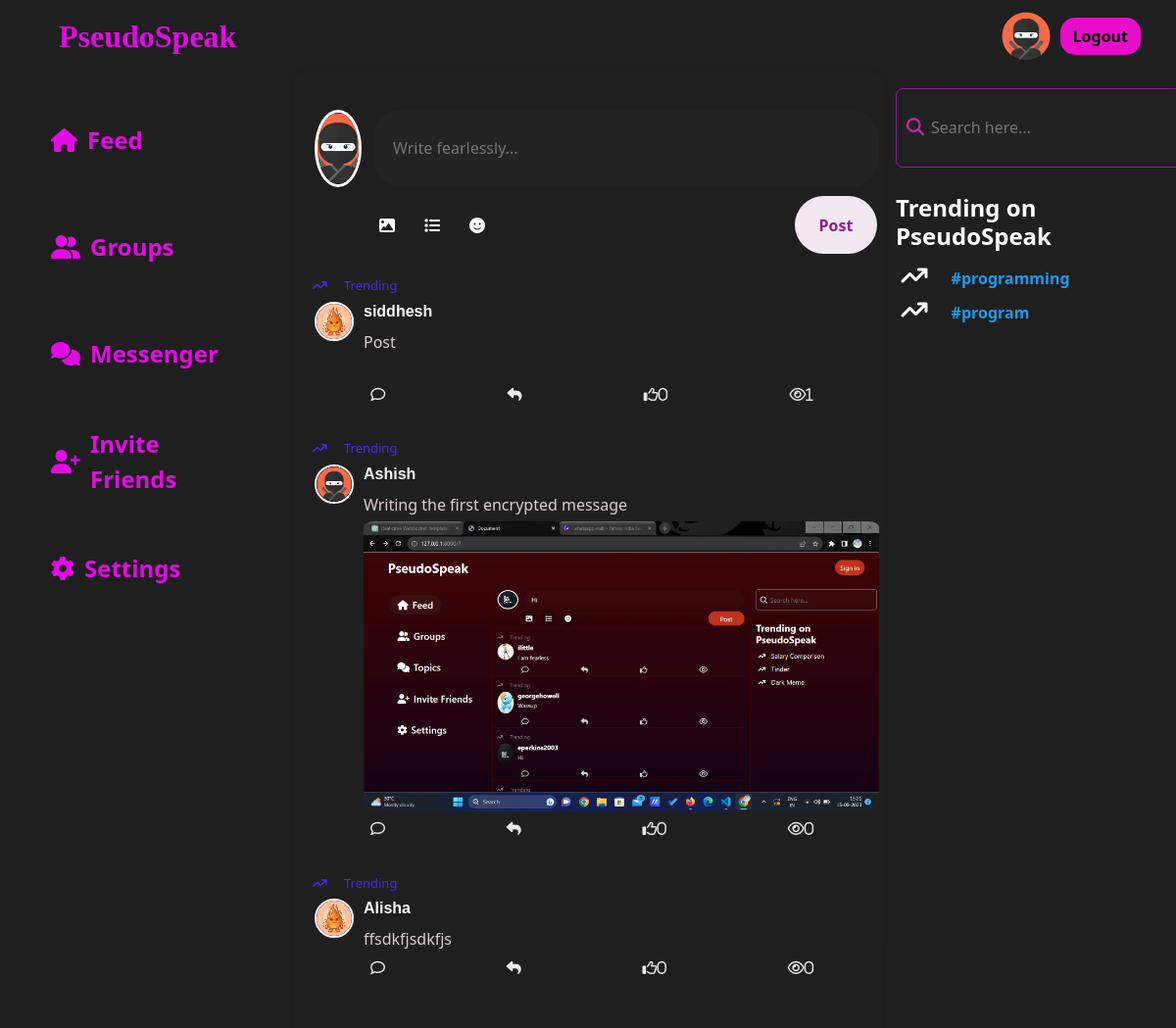
Page / (signed in) on the earlier database version.
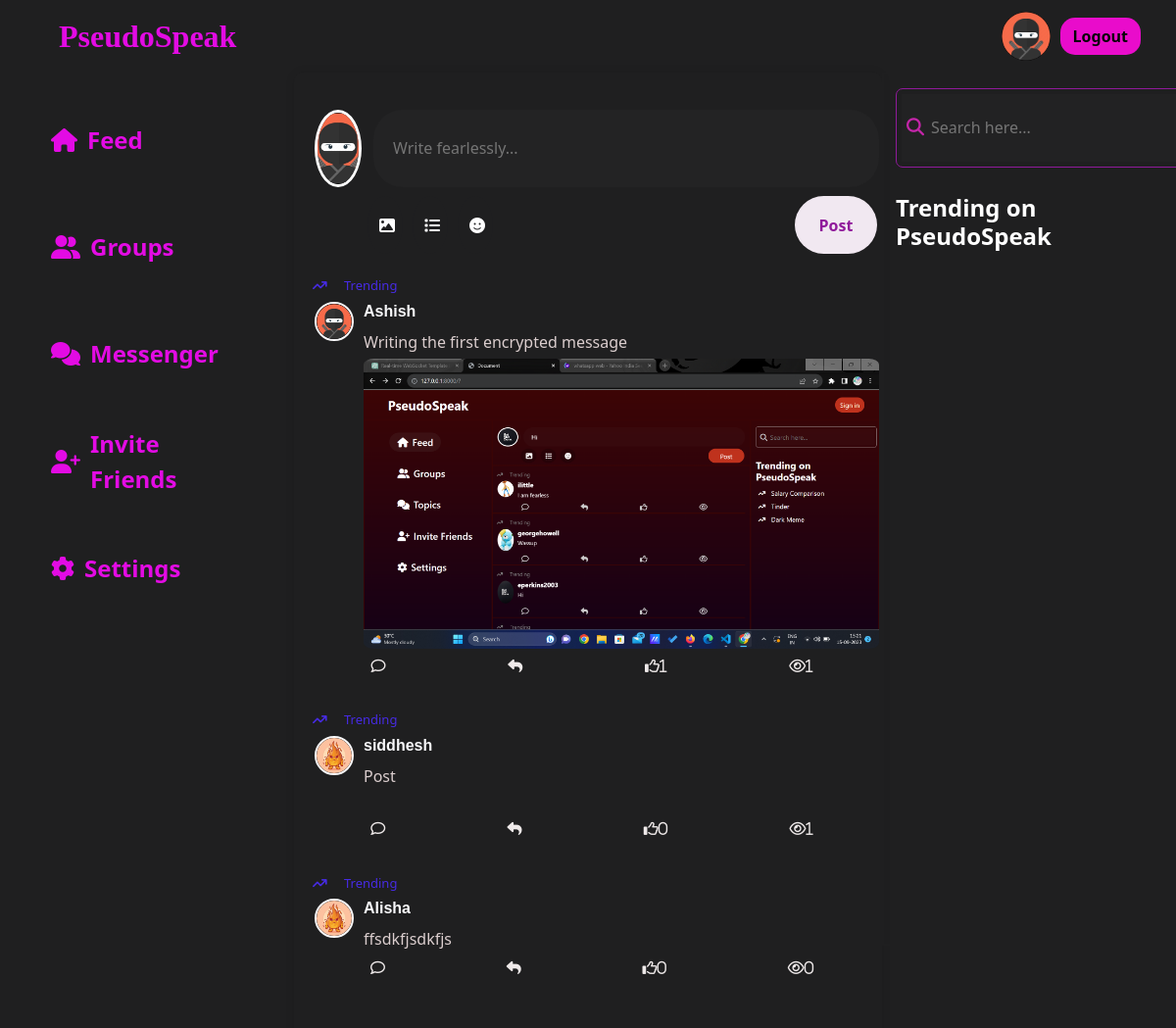
Same page on the later database version.
### main/models.py (models this page shows, shortened)
class Profile(models.Model):
    user=models.OneToOneField(User,null=True,on_delete=models.CASCADE)
    profile_img=models.ImageField(null=True,blank=True,upload_to='images/')
    bio=models.CharField(null=True,max_length=51)
    follow=models.ManyToManyField(User,related_name='follow',null=True)
    following=models.ManyToManyField(User,related_name='following',null=True)

class TrendingMessage(models.Model):
    user=models.ForeignKey(User,null=True,on_delete=models.CASCADE)
    content=models.TextField()
    image=models.ImageField(null=True,blank=True,upload_to="images/")
    likes=models.IntegerField(null=True,default=0)
    userLiked=models.ManyToManyField(User,related_name='user_like')
    view_count=models.IntegerField(null=True,default=0)
    viewed=models.ManyToManyField(User,related_name='viewed')
    hashtags=models.ManyToManyField('Hashtag')
    date_added = models.DateTimeField(auto_now_add=True,null=True)
    parent_message = models.ForeignKey('self', null=True, blank=True, on_delete=models.CASCADE, related_name='replies')
    def decrypt_message(self):  # Replace with your actual secret key
        try:
            message_decrypted=f.decrypt(self.content)
            message_decoded=message_decrypted.decode('utf-8')
            return message_decoded
        except Exception as e:
            print(f"InvalidToken exception: {e.__cause__}")
            return "Invalid decryption token"
    class Meta:
        ordering = ('-date_added',)

class Hashtag(models.Model):
    tag=models.CharField(max_length=255)
    count=models.IntegerField(default=1,null=True)
    class Meta:
        ordering = ('-count',)

### main/views.py (the view)
# urls.py: path("",views.index,name="index"),
@login_required(login_url="login_or_signup_view")
def index(request):
    messages = TrendingMessage.objects.filter(parent_message=None).order_by(
        "-view_count"
    )
    hashtags = Hashtag.objects.all()[:3]
    return render(
        request, "main/index.html", {"messages": messages, "hashtags": hashtags}
    )

### main/templates/main/index.html (shortened to what this page needs)
{% extends 'main/base.html' %}
{% block content %}
<div class="col-6 content-1b content-scroll">
  <div class="msgbox">
    <form>
      <div class="msgbox-input">
        <div class="msgbox-img ">
          <img src="{{user.profile.profile_img.url}}" alt="">
        </div>
        <input id="data1" type="text" placeholder="Write fearlessly...">
      </div>
      <div class="msg-con row">
        <button type="button" id="uploadButton" class="msgbox-btn2 col-2 align-self-center"><i class="fa-solid fa-image"
            onclick="uploadImage()"></i></button>
        <button class="msgbox-btn2 col-2 align-self-center"><i class="fa-solid fa-list"></i></button>
        <button class="msgbox-btn2 col-2 align-self-center" id="emoji-button"><i class="fa-solid fa-face-smile"></i></button>
        <button class="msgbox-btn btn align-self-center" id="post-msg">Post</button>
      </div>
      {% for m in messages %}
      <div id="message-output" class="msg-output-main row">
        <div class="msgbox-trendings">
          <span><i class="fa-solid fa-arrow-trend-up"></i>Trending</span>
        </div>
        <div class="msg-output">
          <div class="msg-output-img">
            <img src="{{m.user.profile.profile_img.url}}" alt="Profile Picture" id="profile-img" data-img-id="{{m.user.username}}">
          </div>
          <div class="msg-output-details">
            <h5>{{m.user.username}}</h5>
            <p>{{m.decrypt_message}}</p>
            {% if m.image %}
            <img src="{{m.image.url}}" alt="">
            {% endif %}
          </div>
        </div>
        <div class="msg-output-icons">
          <i class="far fa-comment" id="comment" data-message-id="{{m.pk}}"></i>
          <i class="fa-solid fa-reply"></i>
          <i class="far fa-thumbs-up" id="likes" data-likes-id="{{m.pk}}">{{m.likes}}</i>
          <i class="fa-regular fa-eye" id="views" data-views-id="{{m.pk}}">{{m.view_count}}</i>
        </div>
      </div>
      {% endfor %}
    </form>
  </div>
</div>
<div class="col-3 content-1a">
  <div class="search-container">
    <input type="text" name="search-input" class="search-input" id="search-input" placeholder="Search here...">
    <i class="fas fa-search search-icon" id="search-icon"></i>
  </div>
  <div class="trending">
    <h4 class="trending-heading">Trending on PseudoSpeak</h4>
    <div class="trending-topics">
      {% for tag in hashtags %}
      <div class="t1">
        <span><i class="fa-solid fa-arrow-trend-up"></i></span>
        <a href="#" class="trends" style="cursor: pointer;" data-tag="{{tag.tag}}">{{ tag.tag}}</a>
      </div>
      {% endfor %}
    </div>
  </div>
</div>
{% endblock %}

### main/templates/main/base.html (shortened to what this page needs)
{% load static %}
<!DOCTYPE html>
<html lang="en">
  <head>
    <link
      href="https://cdn.jsdelivr.net/npm/bootstrap@5.3.1/dist/css/bootstrap.min.css"
      rel="stylesheet"
    />
    <link rel="stylesheet" href="{% static 'main/css/index.css' %}" />
  </head>
  <body>
    <nav class="navbar navbar-expand-lg bg-body-tertiary">
      <div class="container-fluid">
        <a class="navbar-brand ms-5 nav-logo" href="{% url 'index' %}"
          >PseudoSpeak</a
        >
        <div class="collapse navbar-collapse" id="navbarSupportedContent">
          {% if user.is_authenticated %}
          <img
            id="profile_img_navbar"
            src="{{ request.user.profile.profile_img.url }}"
            alt=""
            style="
              width: 50px;
              height: 50px;
              border-radius: 50%;
              margin-right: 10px;
            "
          />
          <a href="{% url 'logout' %}" class="btn signbtn me-4">Logout</a>
          {% else %}
          <a href="{% url 'login_or_signup_view' %}" class="btn signbtn me-4"
            >Sign in</a
          >
          {% endif %}
        </div>
      </div>
    </nav>
    <div class="container-fluid">
      <div class="row content-1">
        <div class="col-3 content-1a">
          <ul>
            <li class="active">
              <i class="fa-solid fa-house"></i
              ><a href="{% url 'index' %}">Feed</a>
            </li>
            <li>
              <i class="fa-solid fa-user-group"></i
              ><a href="{% url 'rooms' name='recommended' %}">Groups</a>
            </li>
            <li><i class="fa-solid fa-comments"></i><a href="{% url 'messenger' %}">Messenger</a></li>
            <li><i class="fa-solid fa-user-plus"></i>Invite Friends</li>
            <li>
              <i class="fa-solid fa-gear"></i
              ><a href="{% url 'logout' %}">Settings</a>
            </li>
          </ul>
        </div>
    {% block content %} {% endblock %}
    </div></div>
  </body>
</html>

### main/static/main/css/index.css (style rules this page uses)
body { background: #1f1f20; color: white; overflow: hidden; }
.nav-logo { color: rgba(233, 11, 233, 0.973); font-size: xx-large; font-weight: bolder; font-family: serif; }
.navbar.bg-body-tertiary { background-color: transparent !important; color: white; }
.signbtn { background-color: #e90ccb; color: rgb(5, 5, 5); border-radius: 15px; font-family: "Segoe UI", Tahoma, Geneva, Verdana, sans-serif; font-weight: bold; }
.content-1 { height: 90vh; }
.content-1b { border: 1px solid #1f1f20; height: 100vh; }
.content-1a { border: 2px solid #1f1f20; height: 90vh; }
.content-1a ul li { list-style: none; margin: 30px 18px; font-size: x-large; font-weight: 600; border-radius: 30px; padding-left: 20px; padding-top: 5px; height: 8vh; background: none; }
.content-1a ul { list-style-type: none; padding: 0; }
.content-1a li { display: flex; align-items: center; color: rgba(233, 11, 233, 0.973); background-color: transparent; padding: 10px 15px; cursor: pointer; transition: background-color 0.2s ease; }
.content-1a i.fa-solid { font-size: 24px; margin-right: 10px; }
.content-1a li a { color: rgba(233, 11, 233, 0.973); text-decoration: none; }
.search-container { display: flex; align-items: center; border: 1px solid #901a9b; border-radius: 7px; width: 300px; margin-top: 5%; padding: 5px; position: relative; }
.search-input { height: 7vh; flex-grow: 1; border: none; outline: none; font-size: 16px; background: hsla(0, 0%, 53%, 0.04); color: #ccc; padding-left: 30px; }
.search-icon { position: absolute; left: 10px; top: 50%; transform: translateY(-50%); color: #c426a9; font-size: 18px; }
.trending { margin-top: 10%; }
.trending-heading { margin-top: 5%; font-weight: bolder; }
.trending-topics { padding: 2%; }
.msgbox { display: flex; margin-top: 3%; }
.msgbox-input { display: flex; width: 48vw; justify-content: space-between; }
.msgbox-input input { width: 43vw; background: hsla(0, 0%, 53%, 0.04); outline: none; border: none; color: white; padding-left: 20px; border-radius: 30px; }
.msgbox-img { width: 4vw; height: 8vh; overflow: hidden; border-radius: 50%; border: 3px solid #fff; }
.msgbox-img img { width: 100%; height: 100%; object-fit: cover; }
.msg-con { display: flex; border-bottom: 2px solid #1f1f20; height: 8vh; }
.msgbox-btn { background-color: #f1e8f1; color: #901a9b; border-radius: 30px; width: 7vw; height: 6vh; margin-left: auto; margin-right: 14px; font-weight: bold; }
.msgbox-btn2 { border-radius: 50%; width: 3vw; height: 6vh; background-color: #1f1f20; border: none; color: white; margin-right: 10px; }
.msgbox-btn2:first-child { margin-left: 11%; }
.msgbox-trendings { padding-left: 10px; font-size: 13px; font-weight: 500; color: rgb(71, 43, 228); margin-top: 2%; }
.msgbox-trendings i { padding-right: 3%; }
.msg-output { display: flex; margin-top: 1%; align-items: flex-start; }
.msg-output-img { min-width: 40px; width: 40px; height: 40px; margin-right: 10px; border-radius: 50%; overflow: hidden; display: flex; align-items: center; justify-content: center; border: 2px solid #f8f8fa; }
.msg-output-img img { max-width: 100%; max-height: 100%; border-radius: 50%; }
.msg-output-details { flex-grow: 1; color: #f8f8fa; }
.msg-output-details h5 { font-size: 16px; font-weight: bold; margin-bottom: 5px; font-family: Verdana, Geneva, Tahoma, sans-serif; }
.msg-output-details p { font-size: 14px; margin: 0; }
.msg-output-details img { width: auto; height: auto; max-width: 100%; margin-top: 5px; border-radius: 2%; }
.msg-output-main { border-bottom: 2px solid #1f1f20; }
.msg-output-icons { display: flex; flex-direction: row; align-items: flex-start; margin-top: 10px; justify-content: space-around; height: 4vh; }
.msg-output-icons i { margin-right: 10px; font-size: 15px; color: #f7f1f1f5; }
.content-scroll { height: 100vh; overflow-y: auto; }
.content-1b { background-color: #1f1f20; padding: 20px; border-radius: 10px; box-shadow: 0 0 10px rgba(0, 0, 0, 0.1); }
.content-1b p:nth-child(2) { font-size: 16px; color: #dbcece; }
.content-1b p { font-size: 14px; line-height: 1.5; margin-top: 10px; color: #ddc6c6; }
a { color: white; text-decoration: none; }

Differences in the rows shown:
removed Hashtag: tag "#programming"
removed Hashtag: tag "#program"
changed TrendingMessage "Ashish": likes "0" → "1"; view_count "0" → "1"; moves up the list
